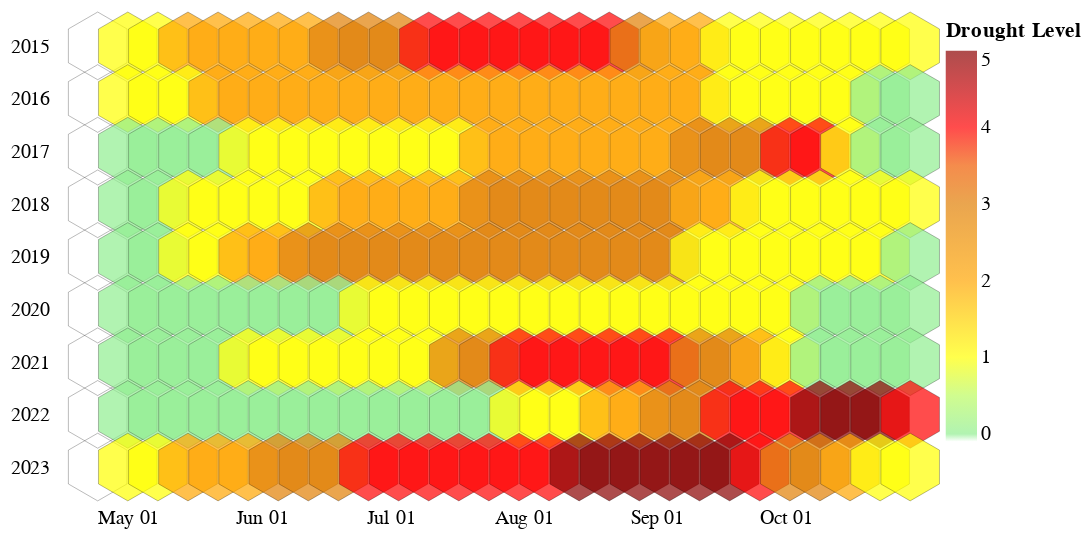

Notebook code cell kept with this figure:
### Code cell
# Size of the hexbins
size = 15
# Count of distinct x features
xFeaturesCount = 12
# Count of distinct y features
yFeaturesCount = 7
# Name of the x field
xField = 'date'
# Name of the y field
yField = 'date'

# the shape of a hexagon
hexagon = "M0,-2.3094010768L2,-1.1547005384 2,1.1547005384 0,2.3094010768 -2,1.1547005384 -2,-1.1547005384Z"

chart = alt.Chart(drought).mark_point(size=size**2, shape=hexagon).encode(
    alt.X('monthdate(date):T', title=None, axis=alt.Axis(grid=False, tickOpacity=0, domainOpacity=0)),
    alt.Y('year(date):O', title=None, axis=alt.Axis(labelPadding=20, tickOpacity=0, domainOpacity=0)),
    stroke=alt.value('black'),
    strokeWidth=alt.value(0.2),
    fill=alt.Color('level:Q', scale=colorscale, title='Drought Level')
).transform_calculate(
    # This field is required for the hexagonal X-Offset
    xFeaturePos='(day(datum.' + xField + ') % 2) * ' + str(size * 1.5) + ' + month(datum.' + xField + ') * ' + str(size * 1.5)
).properties(
    # Exact scaling factors to make the hexbins fit
    width=size * xFeaturesCount * 2.31,
    height=size * yFeaturesCount * 2.3094010768,  # 1.7320508076 is approx. sin(60°)*2
).configure_view(
    strokeWidth=0
)
chart

### Figure 1 — Vega-Lite specification as saved in the notebook (floating-point values rounded to 4 significant figures; data arrays with more than 128 entries replaced by an {"elided": "..."} marker saying what was removed)
{"config": {"view": {"continuousWidth": 300, "continuousHeight": 300, "strokeWidth": 0}}, "data": {"name": "data-c264e7cfbf3ce792ce2acd822d31e448"}, "mark": {"type": "point", "shape": "M0,-2.3094010768L2,-1.1547005384 2,1.1547005384 0,2.3094010768 -2,1.1547005384 -2,-1.1547005384Z", "size": 225}, "encoding": {"fill": {"field": "level", "scale": {"domain": ["-0.1", "0", "1", "2", "3", "4", "5"], "range": ["#1C00ff00", "lightgreen", "yellow", "orange", "#E17F03", "red", "darkred"]}, "title": "Drought Level", "type": "quantitative"}, "stroke": {"value": "black"}, "strokeWidth": {"value": 0.2}, "x": {"axis": {"domainOpacity": 0, "grid": false, "tickOpacity": 0}, "field": "date", "timeUnit": "monthdate", "title": null, "type": "temporal"}, "y": {"axis": {"domainOpacity": 0, "labelPadding": 20, "tickOpacity": 0}, "field": "date", "timeUnit": "year", "title": null, "type": "ordinal"}}, "height": 242.5, "transform": [{"calculate": "(day(datum.date) % 2) * 22.5 + month(datum.date) * 22.5", "as": "xFeaturePos"}], "width": 415.8, "$schema": "https://vega.github.io/schema/vega-lite/v5.8.0.json", "datasets": {"data-c264e7cfbf3ce792ce2acd822d31e448": {"elided": "252 records"}}}
